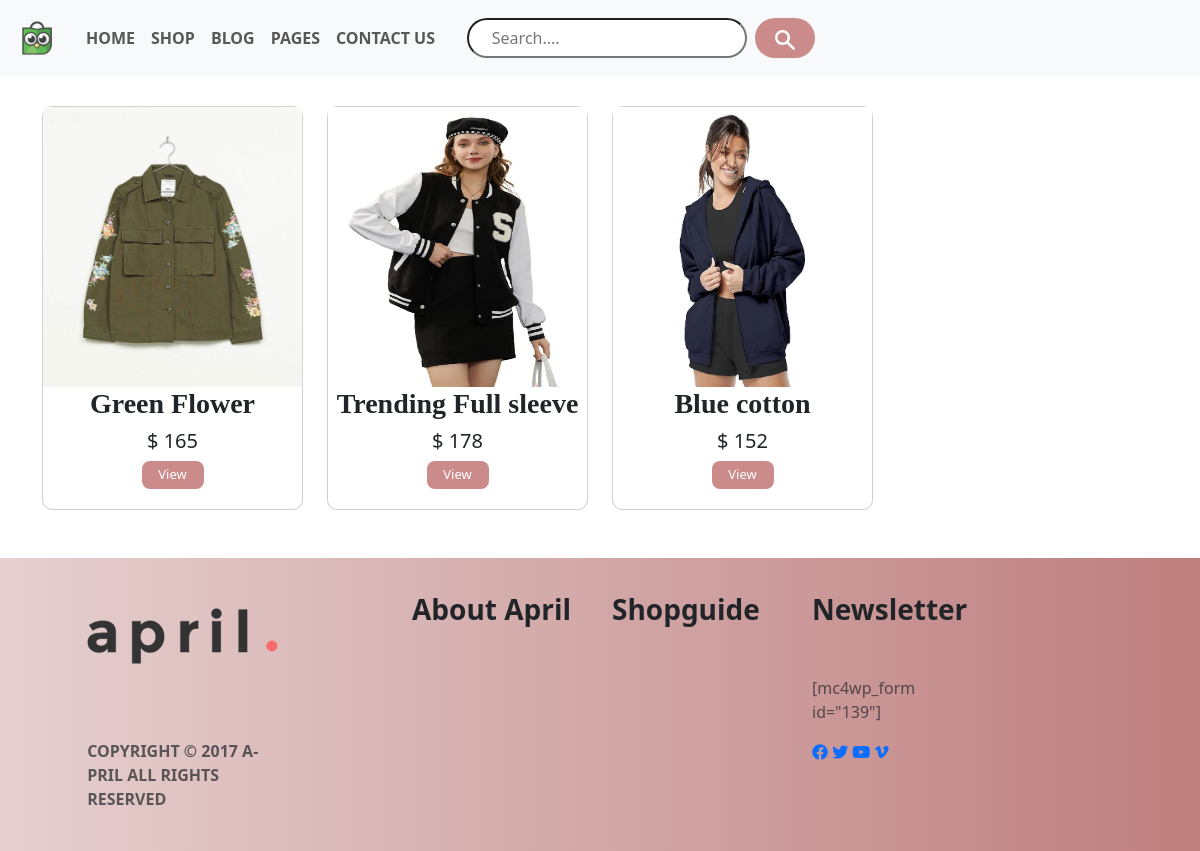
Screenshot of /subcat/JACKETS with the database file from the repository.
### app/models.py (models this page shows)
class SubModel(models.Model):
    category=models.TextField(null=True)
    imgg=models.ImageField(upload_to="images",blank=True,null=True)
    prodname=models.TextField()
    prodprice=models.TextField()
    imgone=models.ImageField(upload_to="images",blank=True,null=True)
    imgtwo=models.ImageField(upload_to="images",blank=True,null=True)
    desc=models.TextField(null=True)

### app/views.py (the view)
# urls.py: path('subcat/<str:category>',views.subcat,name='subcat'),
def subcat(request,category):
    subdata=SubModel.objects.filter(category=category)
    print("hi")
    return render(request,"subcat.html",{"subdata":subdata})

### app/templates/subcat.html (shortened to what this page needs)
<!DOCTYPE html>
{% load static %}
<html lang="en">
<head>
    <link href="https://cdn.jsdelivr.net/npm/bootstrap@5.3.3/dist/css/bootstrap.min.css" rel="stylesheet">
    <link rel="stylesheet" href="https://cdnjs.cloudflare.com/ajax/libs/font-awesome/6.0.0-beta3/css/all.min.css">
</head>
<body>
    <nav class="navbar navbar-expand-sm bg-light fixed-top ">
        <div class="container-fluid">
            <a class="navbar-brand" href="#">
                <img src="{% static 'images/shoppy.png' %}" alt="Logo" style="width:50px; height: 50px;" >
              </a>
          <ul class="navbar-nav">
            <li class="nav-item">
              <a class="nav-link" href="{% url 'homee' %}"><b>HOME</b></a>
            </li>
            <li class="nav-item">
              <a class="nav-link" href="{% url 'display' %}"><b>SHOP</b></a>
            </li>
            <li class="nav-item">
              <a class="nav-link" href="#"><b>BLOG</b></a>
            </li>
            <li class="nav-item">
                <a class="nav-link" href="#"><b>PAGES</b></a>
              </li>
            <li class="nav-item">
                <a class="nav-link" href="#"><b>CONTACT&nbsp;US</b></a>
              </li>
          </ul>
        </div>
          <div class="container" >
            <input  class=" me-2" type="text" placeholder="     Search...." style="border-radius: 20px; height: 40px; width: 280px;" >
            <button class="btn " type="button" style="margin-right: 400px; height: 40px; border-radius: 20px; width: 60px; background-color: rgb(204, 139, 139); "> <img src="{% static 'images/searchicon.png' %}" alt="no" style="width:20px; height: 20px;" > </button>
          </div>
      </nav>
      <br><br>
    <div class="container mt-5">
        <div class="row">
            {% for i in subdata %}
            <div class="col-3">
              <div class="card" style="margin-top: 10px; border-radius: 10px;">
            {% if i.imgg %}
            <img src="{{i.imgg.url}}" alt="no" width="100%" height="280px">
            {% else %}
               No Img
               {%endif%}
               <div>
                <center><h3 style="font-family: font-awesome;"><b>{{i.prodname}}</b></h3></center>
            <center><h5>$ {{i.prodprice}}</h5></center>
            <center><button style="height: 28px;font-size: small;border-radius: 8px;border: none; background-color: rgb(204,139,139);width: 62px;margin-bottom: 20px;"><a style="text-decoration: none; color:white;" href="{% url 'detaildsply' i.id %}">View</a></button></center>
          </div>
          </div>
            </div>
            {%endfor%}
        </div>
    </div>
<div class="container-fluid  mt-5" style="background-image: linear-gradient(to right,rgb(230, 208, 208) , rgb(190, 126, 126));">
    <div class="row">
      <div class="col-4">
      <img src="{% static 'images/aprillogo.png' %}" alt="no" style="margin-left: 20%; margin-top: 50px;">
      <br>
      <p style="margin-left: 20%; margin-top: 20%; opacity: 0.7;"><b>COPYRIGHT © 2017 A- <br >PRIL ALL RIGHTS <br> RESERVED</b></p> <br>
      </div>
      <div class="col-2">
         <h3 style="margin-top: 20%;"><b>About April</b></h3>
      </div>
      <div class="col-2">
        <h3 style="margin-top: 20%;"><b>Shopguide</b></h3>
     </div>
     <div class="col-2">
      <h3 style="margin-top: 20%;"><b>Newsletter</b></h3>
      <br>
      <p style="margin-top: 10%; opacity: 0.7;">[mc4wp_form id="139"]</p>
      <a href="#" ><i class="fa-brands fa-facebook"></i></a>
      <a href="#"><i class="fa-brands fa-twitter"></i></a>
      <a href="#"><i class="fa-brands fa-youtube"></i></a>
      <a href="#"><i class="fa-brands fa-vimeo-v"></i></a>
   </div>
    </div>
  </div>
</body>
</html>

### rows the page displays
SubModel: imgg (picture), prodname "Green Flower", prodprice "165"
SubModel: imgg (picture), prodname "Trending Full sleeve", prodprice "178"
SubModel: imgg (picture), prodname "Blue cotton", prodprice "152"
